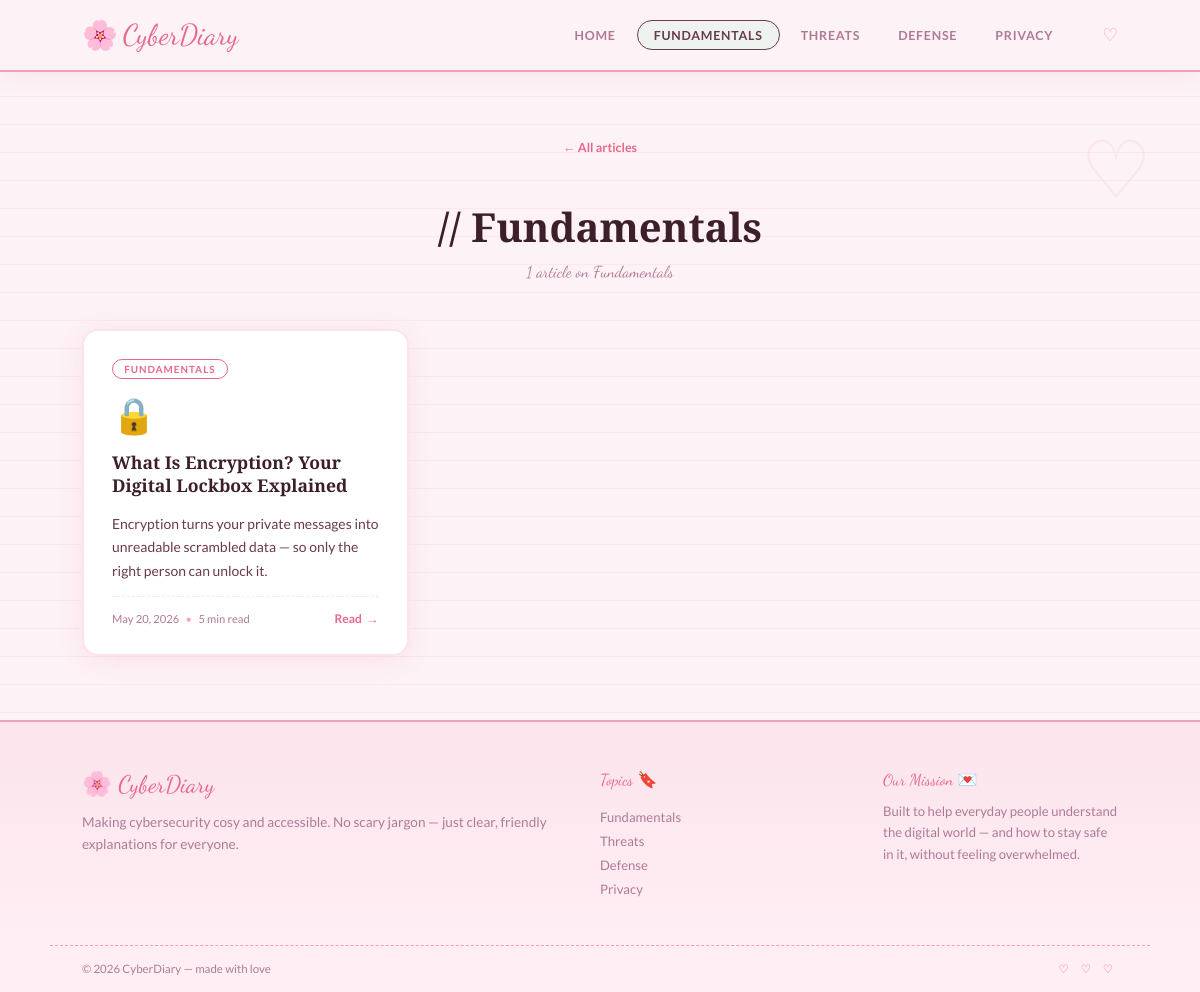
Page /category/Fundamentals on the committed database.
### tables this page shows
CREATE TABLE posts (
    id           INTEGER PRIMARY KEY AUTOINCREMENT,
    slug         TEXT    UNIQUE NOT NULL,
    title        TEXT    NOT NULL,
    excerpt      TEXT    NOT NULL,
    category     TEXT    NOT NULL DEFAULT 'Fundamentals',
    tag_color    TEXT    NOT NULL DEFAULT '#e8678a',
    hero_icon    TEXT    NOT NULL DEFAULT 'pencil',
    photo        TEXT    DEFAULT '',
    read_time    TEXT    NOT NULL DEFAULT '5 min read',
    content_json TEXT    NOT NULL DEFAULT '[]',
    published    INTEGER NOT NULL DEFAULT 1,
    created_at   TEXT    NOT NULL DEFAULT (datetime('now')),
    updated_at   TEXT    NOT NULL DEFAULT (datetime('now'))
);

### app.py (the view)
@app.route("/category/<name>")
def category(name):
    rows = query(
        "SELECT * FROM posts WHERE category=? AND published=1 ORDER BY created_at DESC",
        (name,)
    )
    return render_template("category.html",
                           posts=[_post(r) for r in rows], category_name=name)

### app.py (called while the page is built)
def get_db():
    if "db" not in g:
        g.db = sqlite3.connect(DATABASE)
        g.db.row_factory = sqlite3.Row
        g.db.execute("PRAGMA foreign_keys = ON")
    return g.db

def query(sql, args=(), one=False):
    cur = get_db().execute(sql, args)
    rows = cur.fetchall()
    return (rows[0] if rows else None) if one else rows

def _post(row) -> dict:
    p = dict(row)
    p["content"] = json.loads(p.pop("content_json", "[]"))
    try:
        dt      = datetime.strptime(p["created_at"][:10], "%Y-%m-%d")
        p["date"] = dt.strftime("%B %-d, %Y")
    except Exception:
        p["date"] = p["created_at"][:10]
    return p

### templates/category.html (shortened to what this page needs)
{% extends "base.html" %}
{% block content %}
<div class="category-page">
    <div class="category-header">
        <a href="/" class="back-link">← All articles</a>
        <h1 class="category-title">
            <span class="title-accent">//</span> {{ category_name }}
        </h1>
        <p class="category-desc">{{ posts|length }} article{{ 's' if posts|length != 1 }} on {{ category_name }}</p>
    </div>
    {% if posts %}
    <div class="articles-grid">
        {% for post in posts %}
        <article class="article-card">
            <div class="card-tag" style="border-color: {{ post.tag_color }}; color: {{ post.tag_color }}">
                {{ post.category }}
            </div>
            <div class="card-icon">{{ post.hero_icon }}</div>
            <h3 class="card-title">{{ post.title }}</h3>
            <p class="card-excerpt">{{ post.excerpt }}</p>
            <div class="card-footer">
                <div class="card-meta">
                    <span>{{ post.date }}</span>
                    <span class="meta-dot">•</span>
                    <span>{{ post.read_time }}</span>
                </div>
                <a href="/post/{{ post.slug }}" class="card-link">Read <span>→</span></a>
            </div>
        </article>
        {% endfor %}
    </div>
    {% else %}
    <div class="empty-state">
        <span>🔍</span>
        <p>No articles found in this category yet.</p>
        <a href="/" class="btn-primary"><span>Back to Home</span><span>→</span></a>
    </div>
    {% endif %}
</div>
{% endblock %}

### static/main.css (style rules this page uses)
:root { --pink-deep: #e8678a; --pink-mid: #f4a0b8; --pink-light: #fce4ec; --pink-pale: #fff0f5; --pink-blush: #fdf2f6; --cream: #fffaf8; --peach: #ffd9cc; --text-dark: #3d1f2b; --text-body: #6b3a4d; --text-muted: #b07a95; --text-light: #d4a8bb; --font-display: 'Playfair Display', Georgia, serif; --font-script: 'Dancing Script', cursive; --font-body: 'Lato', sans-serif; --max-width: 1100px; --radius-sm: 8px; --radius-md: 16px; --radius-lg: 24px; --shadow-soft: 0 4px 24px rgba(232, 103, 138, 0.12); --shadow-card: 0 8px 40px rgba(180, 60, 100, 0.1); }
* { margin: 0; padding: 0; box-sizing: border-box; }
html { scroll-behavior: smooth; }
body { background: var(--pink-blush); color: var(--text-body); font-family: var(--font-body); min-height: 100vh; overflow-x: hidden; position: relative; }
body::before { content: ''; position: fixed; inset: 0; background-image: repeating-linear-gradient( 0deg, transparent, transparent 27px, rgba(232, 103, 138, 0.07) 27px, rgba(232, 103, 138, 0.07) 28px ); pointer-events: none; z-index: 0; }
body::after { content: '♡'; position: fixed; top: 12%; right: 4%; font-size: 5rem; color: rgba(244, 160, 184, 0.15); pointer-events: none; z-index: 0; animation: float 6s ease-in-out infinite; }
.articles-grid { display: grid; grid-template-columns: repeat(auto-fill, minmax(310px, 1fr)); gap: 1.75rem; }
.article-card { background: #fff; border-radius: var(--radius-md); border: 2px solid var(--pink-light); padding: 1.75rem; display: flex; flex-direction: column; gap: 0.85rem; transition: all 0.25s; cursor: pointer; position: relative; box-shadow: var(--shadow-soft); }
.article-card::before { content: ''; position: absolute; top: -6px; left: 50%; transform: translateX(-50%); width: 60px; height: 14px; background: linear-gradient(90deg, rgba(244,160,184,0.55), rgba(252,228,236,0.8), rgba(244,160,184,0.55)); border-radius: 3px; opacity: 0; transition: opacity 0.25s; }
.card-tag { font-family: var(--font-body); font-size: 0.62rem; font-weight: 700; letter-spacing: 0.1em; text-transform: uppercase; border: 1.5px solid; display: inline-block; padding: 0.2rem 0.7rem; border-radius: 100px; align-self: flex-start; }
.card-icon { font-size: 2.2rem; }
.card-title { font-family: var(--font-display); font-size: 1.1rem; font-weight: 700; color: var(--text-dark); line-height: 1.35; }
.card-excerpt { font-size: 0.87rem; color: var(--text-body); line-height: 1.7; flex: 1; }
.card-footer { display: flex; align-items: center; justify-content: space-between; padding-top: 0.85rem; border-top: 1.5px dashed var(--pink-light); }
.card-meta { font-size: 0.7rem; color: var(--text-muted); display: flex; gap: 0.4rem; align-items: center; }
.meta-dot { color: var(--pink-mid); }
.card-link { font-size: 0.75rem; font-weight: 700; color: var(--pink-deep); text-decoration: none; display: flex; align-items: center; gap: 0.3rem; transition: gap 0.2s; }
.back-link { font-size: 0.78rem; font-weight: 700; color: var(--pink-deep); text-decoration: none; display: inline-flex; align-items: center; gap: 0.5rem; margin-bottom: 2rem; transition: gap 0.2s; }
.category-page { max-width: var(--max-width); margin: 0 auto; padding: 4rem 2rem; }
.category-header { margin-bottom: 3rem; text-align: center; }
.category-title { font-family: var(--font-display); font-size: 2.5rem; font-weight: 700; color: var(--text-dark); margin: 0.75rem 0 0.5rem; }
.category-desc { font-family: var(--font-script); font-size: 1rem; color: var(--text-muted); }

### rows in the picture
posts: category "Fundamentals", category "FUNDAMENTALS", hero_icon "🔒", title "What Is Encryption? Your Digital Lockbox Explained", excerpt "Encryption turns your private messages into unreadable scrambled data — so only the right person can unlock it.", date "May 20, 2026", read_time "5 min read"

### other values in the picture
{{ posts|length }} "1"
